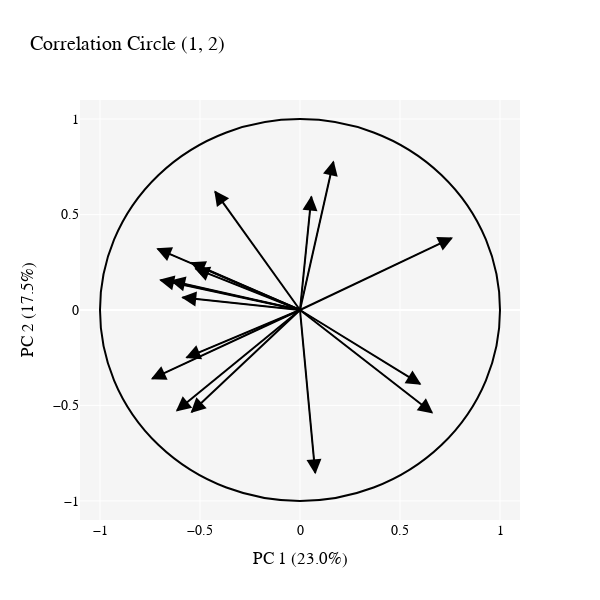

Source (notebook cell):
### Markdown cell above
Have a look at the following two correlation circles. You can hover over the arrowheads to read the names of the variables.

### Code cell
var_corr_df1 = calculate_var_corrs((0, 1), X, Xpca, var_names, pca.explained_variance_ratio_, 0.5)
fig16 = create_correlation_circle(var_corr_df1)
fig16.show()

### Figure 1 — Plotly figure (JSON) as saved in the notebook; plotly's stock layout.template omitted (floating-point values rounded to 4 significant figures)
{"data": [{"hovertemplate": "ODA as percent of GNI (log)<br>(-0.54; 0.25)", "marker": {"color": "black"}, "mode": "lines", "name": "", "showlegend": false, "type": "scatter", "x": [0, -0.5433], "y": [0, 0.2483]}, {"hovertemplate": "Europe (%)<br>(0.66; -0.54)", "marker": {"color": "black"}, "mode": "lines", "name": "", "showlegend": false, "type": "scatter", "x": [0, 0.6592], "y": [0, -0.5367]}, {"hovertemplate": "Sub-Saharan Africa (%)<br>(-0.7; 0.16)", "marker": {"color": "black"}, "mode": "lines", "name": "", "showlegend": false, "type": "scatter", "x": [0, -0.6973], "y": [0, 0.1569]}, {"hovertemplate": "poor country focus (%)<br>(-0.71; 0.32)", "marker": {"color": "black"}, "mode": "lines", "name": "", "showlegend": false, "type": "scatter", "x": [0, -0.7114], "y": [0, 0.32]}, {"hovertemplate": "Fragile states (%)<br>(-0.42; 0.62)", "marker": {"color": "black"}, "mode": "lines", "name": "", "showlegend": false, "type": "scatter", "x": [0, -0.4244], "y": [0, 0.6197]}, {"hovertemplate": "Government, Society and Peace (%)<br>(-0.54; -0.53)", "marker": {"color": "black"}, "mode": "lines", "name": "", "showlegend": false, "type": "scatter", "x": [0, -0.5416], "y": [0, -0.5345]}, {"hovertemplate": "Transport, Communication and Energy (%)<br>(0.06; 0.59)", "marker": {"color": "black"}, "mode": "lines", "name": "", "showlegend": false, "type": "scatter", "x": [0, 0.05696], "y": [0, 0.5937]}, {"hovertemplate": "Agriculture, Forestry, Fishing (%)<br>(-0.52; 0.22)", "marker": {"color": "black"}, "mode": "lines", "name": "", "showlegend": false, "type": "scatter", "x": [0, -0.5222], "y": [0, 0.2169]}, {"hovertemplate": "Multi-Sector / Cross-Cutting (%)<br>(-0.64; 0.15)", "marker": {"color": "black"}, "mode": "lines", "name": "", "showlegend": false, "type": "scatter", "x": [0, -0.6426], "y": [0, 0.1525]}, {"hovertemplate": "Project-type interventions (%)<br>(0.17; 0.78)", "marker": {"color": "black"}, "mode": "lines", "name": "", "showlegend": false, "type": "scatter", "x": [0, 0.1667], "y": [0, 0.7752]}, {"hovertemplate": "in-donor expenditures (%)<br>(0.6; -0.39)", "marker": {"color": "black"}, "mode": "lines", "name": "", "showlegend": false, "type": "scatter", "x": [0, 0.6006], "y": [0, -0.3875]}, {"hovertemplate": "Budget support and pooled funding (%)<br>(-0.74; -0.36)", "marker": {"color": "black"}, "mode": "lines", "name": "", "showlegend": false, "type": "scatter", "x": [0, -0.7384], "y": [0, -0.3597]}, {"hovertemplate": "Multilateral Organisations (%)<br>(-0.61; -0.53)", "marker": {"color": "black"}, "mode": "lines", "name": "", "showlegend": false, "type": "scatter", "x": [0, -0.6147], "y": [0, -0.5263]}, {"hovertemplate": "Public Sector (%)<br>(0.76; 0.38)", "marker": {"color": "black"}, "mode": "lines", "name": "", "showlegend": false, "type": "scatter", "x": [0, 0.7576], "y": [0, 0.3766]}, {"hovertemplate": "NGOs, civil society and research institutions (%)<br>(-0.57; -0.25)", "marker": {"color": "black"}, "mode": "lines", "name": "", "showlegend": false, "type": "scatter", "x": [0, -0.5674], "y": [0, -0.2491]}, {"hovertemplate": "earmarked-to-core-ratio log<br>(-0.59; 0.07)", "marker": {"color": "black"}, "mode": "lines", "name": "", "showlegend": false, "type": "scatter", "x": [0, -0.5879], "y": [0, 0.06558]}, {"hovertemplate": "share of multilateral<br>(0.08; -0.85)", "marker": {"color": "black"}, "mode": "lines", "name": "", "showlegend": false, "type": "scatter", "x": [0, 0.076], "y": [0, -0.8524]}], "layout": {"annotations": [{"arrowcolor": "black", "arrowhead": 2, "arrowsize": 3, "ax": 0, "axref": "x", "ay": 0, "ayref": "y", "showarrow": true, "x": -0.5488, "xref": "x", "y": 0.2507, "yref": "y"}, {"arrowcolor": "black", "arrowhead": 2, "arrowsize": 3, "ax": 0, "axref": "x", "ay": 0, "ayref": "y", "showarrow": true, "x": 0.6658, "xref": "x", "y": -0.5421, "yref": "y"}, {"arrowcolor": "black", "arrowhead": 2, "arrowsize": 3, "ax": 0, "axref": "x", "ay": 0, "ayref": "y", "showarrow": true, "x": -0.7043, "xref": "x", "y": 0.1585, "yref": "y"}, {"arrowcolor": "black", "arrowhead": 2, "arrowsize": 3, "ax": 0, "axref": "x", "ay": 0, "ayref": "y", "showarrow": true, "x": -0.7185, "xref": "x", "y": 0.3232, "yref": "y"}, {"arrowcolor": "black", "arrowhead": 2, "arrowsize": 3, "ax": 0, "axref": "x", "ay": 0, "ayref": "y", "showarrow": true, "x": -0.4287, "xref": "x", "y": 0.6259, "yref": "y"}, {"arrowcolor": "black", "arrowhead": 2, "arrowsize": 3, "ax": 0, "axref": "x", "ay": 0, "ayref": "y", "showarrow": true, "x": -0.547, "xref": "x", "y": -0.5398, "yref": "y"}, {"arrowcolor": "black", "arrowhead": 2, "arrowsize": 3, "ax": 0, "axref": "x", "ay": 0, "ayref": "y", "showarrow": true, "x": 0.05753, "xref": "x", "y": 0.5996, "yref": "y"}, {"arrowcolor": "black", "arrowhead": 2, "arrowsize": 3, "ax": 0, "axref": "x", "ay": 0, "ayref": "y", "showarrow": true, "x": -0.5274, "xref": "x", "y": 0.219, "yref": "y"}, {"arrowcolor": "black", "arrowhead": 2, "arrowsize": 3, "ax": 0, "axref": "x", "ay": 0, "ayref": "y", "showarrow": true, "x": -0.6491, "xref": "x", "y": 0.154, "yref": "y"}, {"arrowcolor": "black", "arrowhead": 2, "arrowsize": 3, "ax": 0, "axref": "x", "ay": 0, "ayref": "y", "showarrow": true, "x": 0.1684, "xref": "x", "y": 0.7829, "yref": "y"}, {"arrowcolor": "black", "arrowhead": 2, "arrowsize": 3, "ax": 0, "axref": "x", "ay": 0, "ayref": "y", "showarrow": true, "x": 0.6066, "xref": "x", "y": -0.3913, "yref": "y"}, {"arrowcolor": "black", "arrowhead": 2, "arrowsize": 3, "ax": 0, "axref": "x", "ay": 0, "ayref": "y", "showarrow": true, "x": -0.7458, "xref": "x", "y": -0.3633, "yref": "y"}, {"arrowcolor": "black", "arrowhead": 2, "arrowsize": 3, "ax": 0, "axref": "x", "ay": 0, "ayref": "y", "showarrow": true, "x": -0.6209, "xref": "x", "y": -0.5315, "yref": "y"}, {"arrowcolor": "black", "arrowhead": 2, "arrowsize": 3, "ax": 0, "axref": "x", "ay": 0, "ayref": "y", "showarrow": true, "x": 0.7651, "xref": "x", "y": 0.3804, "yref": "y"}, {"arrowcolor": "black", "arrowhead": 2, "arrowsize": 3, "ax": 0, "axref": "x", "ay": 0, "ayref": "y", "showarrow": true, "x": -0.5731, "xref": "x", "y": -0.2516, "yref": "y"}, {"arrowcolor": "black", "arrowhead": 2, "arrowsize": 3, "ax": 0, "axref": "x", "ay": 0, "ayref": "y", "showarrow": true, "x": -0.5937, "xref": "x", "y": 0.06623, "yref": "y"}, {"arrowcolor": "black", "arrowhead": 2, "arrowsize": 3, "ax": 0, "axref": "x", "ay": 0, "ayref": "y", "showarrow": true, "x": 0.07676, "xref": "x", "y": -0.8609, "yref": "y"}], "font": {"color": "black", "family": "Montserrat", "size": 14}, "height": 600, "plot_bgcolor": "rgb(245, 245, 245)", "shapes": [{"line": {"color": "black"}, "type": "circle", "x0": -1, "x1": 1, "xref": "x", "y0": -1, "y1": 1, "yref": "y"}], "title": {"text": "Correlation Circle (1, 2)"}, "width": 600, "xaxis": {"range": [-1.1, 1.1], "title": {"text": "PC 1 (23.0%)"}, "zeroline": false}, "yaxis": {"range": [-1.1, 1.1], "title": {"text": "PC 2 (17.5%)"}}}}
